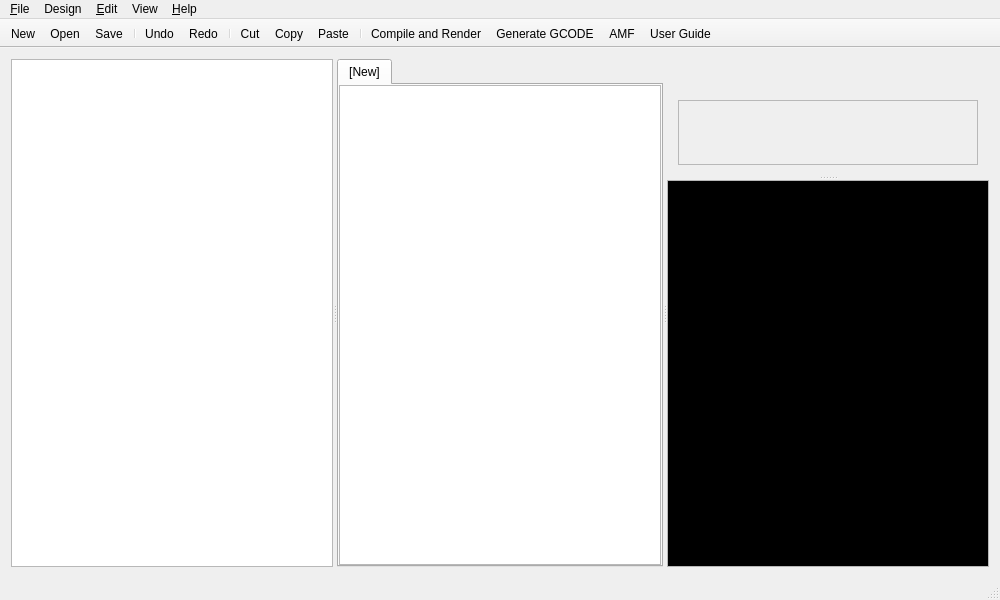
<?xml version="1.0" encoding="UTF-8"?>
<ui version="4.0">
 <class>MainWindow</class>
 <widget class="QMainWindow" name="MainWindow">
  <property name="geometry">
   <rect>
    <x>0</x>
    <y>0</y>
    <width>1000</width>
    <height>600</height>
   </rect>
  </property>
  <property name="windowTitle">
   <string>RapCAD</string>
  </property>
  <widget class="QWidget" name="centralWidget">
   <layout class="QHBoxLayout" name="horizontalLayout">
    <item>
     <widget class="QSplitter" name="vSplitter">
      <property name="orientation">
       <enum>Qt::Horizontal</enum>
      </property>
      <widget class="QTreeView" name="treeView"/>
      <widget class="QTabWidget" name="tabWidget">
       <property name="tabShape">
        <enum>QTabWidget::Rounded</enum>
       </property>
       <property name="tabsClosable">
        <bool>false</bool>
       </property>
       <property name="movable">
        <bool>false</bool>
       </property>
       <widget class="CodeEditor" name="scriptEditor">
        <property name="tabStopWidth">
         <number>40</number>
        </property>
        <attribute name="title">
         <string>[New]</string>
        </attribute>
       </widget>
      </widget>
      <widget class="QSplitter" name="hSplitter">
       <property name="orientation">
        <enum>Qt::Vertical</enum>
       </property>
       <widget class="QWidget" name="verticalLayoutWidget">
        <layout class="QVBoxLayout" name="verticalLayout">
         <item>
          <spacer name="verticalSpacer">
           <property name="orientation">
            <enum>Qt::Vertical</enum>
           </property>
           <property name="sizeType">
            <enum>QSizePolicy::Fixed</enum>
           </property>
           <property name="sizeHint" stdset="0">
            <size>
             <width>0</width>
             <height>30</height>
            </size>
           </property>
          </spacer>
         </item>
         <item>
          <widget class="QFrame" name="frame">
           <property name="frameShape">
            <enum>QFrame::StyledPanel</enum>
           </property>
           <property name="frameShadow">
            <enum>QFrame::Raised</enum>
           </property>
           <layout class="QHBoxLayout" name="horizontalLayout_2">
            <property name="leftMargin">
             <number>2</number>
            </property>
            <property name="topMargin">
             <number>2</number>
            </property>
            <property name="rightMargin">
             <number>2</number>
            </property>
            <property name="bottomMargin">
             <number>2</number>
            </property>
            <item>
             <widget class="GLView" name="view" native="true"/>
            </item>
           </layout>
          </widget>
         </item>
        </layout>
       </widget>
       <widget class="Console" name="console">
        <property name="palette">
         <palette>
          <active>
           <colorrole role="Text">
            <brush brushstyle="SolidPattern">
             <color alpha="255">
              <red>255</red>
              <green>255</green>
              <blue>255</blue>
             </color>
            </brush>
           </colorrole>
           <colorrole role="Base">
            <brush brushstyle="SolidPattern">
             <color alpha="255">
              <red>0</red>
              <green>0</green>
              <blue>0</blue>
             </color>
            </brush>
           </colorrole>
          </active>
          <inactive>
           <colorrole role="Text">
            <brush brushstyle="SolidPattern">
             <color alpha="255">
              <red>255</red>
              <green>255</green>
              <blue>255</blue>
             </color>
            </brush>
           </colorrole>
           <colorrole role="Base">
            <brush brushstyle="SolidPattern">
             <color alpha="255">
              <red>0</red>
              <green>0</green>
              <blue>0</blue>
             </color>
            </brush>
           </colorrole>
          </inactive>
          <disabled>
           <colorrole role="Text">
            <brush brushstyle="SolidPattern">
             <color alpha="255">
              <red>159</red>
              <green>158</green>
              <blue>158</blue>
             </color>
            </brush>
           </colorrole>
           <colorrole role="Base">
            <brush brushstyle="SolidPattern">
             <color alpha="255">
              <red>255</red>
              <green>255</green>
              <blue>255</blue>
             </color>
            </brush>
           </colorrole>
          </disabled>
         </palette>
        </property>
       </widget>
      </widget>
     </widget>
    </item>
   </layout>
  </widget>
  <widget class="QMenuBar" name="menuBar">
   <property name="geometry">
    <rect>
     <x>0</x>
     <y>0</y>
     <width>1000</width>
     <height>25</height>
    </rect>
   </property>
   <widget class="QMenu" name="menuFile">
    <property name="title">
     <string>&amp;File</string>
    </property>
    <widget class="QMenu" name="menuExport">
     <property name="title">
      <string>Export</string>
     </property>
     <addaction name="actionExportAsciiSTL"/>
     <addaction name="actionExportOBJ"/>
     <addaction name="actionExportVRML"/>
     <addaction name="actionExportAMF"/>
     <addaction name="actionExport3MF"/>
     <addaction name="actionExportOFF"/>
     <addaction name="actionExportNEF"/>
     <addaction name="actionExportImage"/>
     <addaction name="actionExportSVG"/>
     <addaction name="actionExportCSG"/>
    </widget>
    <addaction name="actionNew"/>
    <addaction name="actionOpen"/>
    <addaction name="separator"/>
    <addaction name="actionSave"/>
    <addaction name="actionSaveAs"/>
    <addaction name="actionSaveAll"/>
    <addaction name="separator"/>
    <addaction name="menuExport"/>
    <addaction name="separator"/>
    <addaction name="actionClose"/>
    <addaction name="actionQuit"/>
   </widget>
   <widget class="QMenu" name="menu_Edit">
    <property name="title">
     <string>&amp;Edit</string>
    </property>
    <addaction name="actionUndo"/>
    <addaction name="actionRedo"/>
    <addaction name="separator"/>
    <addaction name="actionCut"/>
    <addaction name="actionCopy"/>
    <addaction name="actionPaste"/>
    <addaction name="separator"/>
    <addaction name="actionPreferences"/>
   </widget>
   <widget class="QMenu" name="menuDesign">
    <property name="title">
     <string>Design</string>
    </property>
    <addaction name="actionCompileAndRender"/>
    <addaction name="actionGenerateGcode"/>
    <addaction name="actionShowBuiltins"/>
    <addaction name="actionEnableCaches"/>
    <addaction name="actionFlushCaches"/>
   </widget>
   <widget class="QMenu" name="menuView">
    <property name="title">
     <string>View</string>
    </property>
    <addaction name="actionShowEdges"/>
    <addaction name="actionShowAxes"/>
    <addaction name="actionShowRulers"/>
    <addaction name="actionShowBase"/>
    <addaction name="actionShowPrintArea"/>
    <addaction name="actionSkeleton"/>
    <addaction name="separator"/>
    <addaction name="actionShowEditor"/>
    <addaction name="actionShowConsole"/>
    <addaction name="actionShowProjects"/>
    <addaction name="separator"/>
    <addaction name="actionTop"/>
    <addaction name="actionBottom"/>
    <addaction name="actionLeft"/>
    <addaction name="actionRight"/>
    <addaction name="actionFront"/>
    <addaction name="actionBack"/>
    <addaction name="actionDefaultView"/>
    <addaction name="separator"/>
    <addaction name="actionSetViewport"/>
   </widget>
   <widget class="QMenu" name="menuHelp">
    <property name="title">
     <string>&amp;Help</string>
    </property>
    <addaction name="actionAbout"/>
    <addaction name="actionAboutQt"/>
    <addaction name="actionUserGuide"/>
   </widget>
   <addaction name="menuFile"/>
   <addaction name="menuDesign"/>
   <addaction name="menu_Edit"/>
   <addaction name="menuView"/>
   <addaction name="menuHelp"/>
  </widget>
  <widget class="QToolBar" name="mainToolBar">
   <property name="movable">
    <bool>false</bool>
   </property>
   <property name="floatable">
    <bool>false</bool>
   </property>
   <attribute name="toolBarArea">
    <enum>TopToolBarArea</enum>
   </attribute>
   <attribute name="toolBarBreak">
    <bool>false</bool>
   </attribute>
   <addaction name="actionNew"/>
   <addaction name="actionOpen"/>
   <addaction name="actionSave"/>
   <addaction name="separator"/>
   <addaction name="actionUndo"/>
   <addaction name="actionRedo"/>
   <addaction name="separator"/>
   <addaction name="actionCut"/>
   <addaction name="actionCopy"/>
   <addaction name="actionPaste"/>
   <addaction name="separator"/>
   <addaction name="actionCompileAndRender"/>
   <addaction name="actionGenerateGcode"/>
   <addaction name="actionExportAMF"/>
   <addaction name="actionUserGuide"/>
  </widget>
  <widget class="QStatusBar" name="statusBar"/>
  <action name="actionNew">
   <property name="icon">
    <iconset theme="document-new">
     <normaloff/>
    </iconset>
   </property>
   <property name="text">
    <string>&amp;New</string>
   </property>
   <property name="toolTip">
    <string>Create a new RapCAD document.</string>
   </property>
   <property name="shortcut">
    <string>Ctrl+N</string>
   </property>
   <property name="iconVisibleInMenu">
    <bool>true</bool>
   </property>
  </action>
  <action name="actionOpen">
   <property name="icon">
    <iconset theme="document-open">
     <normaloff/>
    </iconset>
   </property>
   <property name="text">
    <string>&amp;Open...</string>
   </property>
   <property name="iconText">
    <string>Open</string>
   </property>
   <property name="toolTip">
    <string>Open an existing RapCAD document.</string>
   </property>
   <property name="shortcut">
    <string>Ctrl+O</string>
   </property>
   <property name="iconVisibleInMenu">
    <bool>true</bool>
   </property>
  </action>
  <action name="actionClose">
   <property name="icon">
    <iconset theme="window-close">
     <normaloff/>
    </iconset>
   </property>
   <property name="text">
    <string>&amp;Close</string>
   </property>
   <property name="toolTip">
    <string>Close the current document.</string>
   </property>
   <property name="shortcut">
    <string>Ctrl+W</string>
   </property>
   <property name="iconVisibleInMenu">
    <bool>true</bool>
   </property>
  </action>
  <action name="actionSave">
   <property name="icon">
    <iconset theme="document-save">
     <normaloff/>
    </iconset>
   </property>
   <property name="text">
    <string>&amp;Save</string>
   </property>
   <property name="toolTip">
    <string>Save the current document.</string>
   </property>
   <property name="shortcut">
    <string>Ctrl+S</string>
   </property>
   <property name="iconVisibleInMenu">
    <bool>true</bool>
   </property>
  </action>
  <action name="actionSaveAs">
   <property name="icon">
    <iconset theme="document-save-as">
     <normaloff/>
    </iconset>
   </property>
   <property name="text">
    <string>Save &amp;As...</string>
   </property>
   <property name="toolTip">
    <string>Save the current document with a new file name.</string>
   </property>
   <property name="shortcut">
    <string>Ctrl+Shift+S</string>
   </property>
   <property name="iconVisibleInMenu">
    <bool>true</bool>
   </property>
  </action>
  <action name="actionQuit">
   <property name="icon">
    <iconset theme="application-exit">
     <normaloff/>
    </iconset>
   </property>
   <property name="text">
    <string>&amp;Quit</string>
   </property>
   <property name="toolTip">
    <string>Quit RapCAD</string>
   </property>
   <property name="shortcut">
    <string>Ctrl+Q</string>
   </property>
   <property name="iconVisibleInMenu">
    <bool>true</bool>
   </property>
  </action>
  <action name="actionUndo">
   <property name="icon">
    <iconset theme="edit-undo">
     <normaloff/>
    </iconset>
   </property>
   <property name="text">
    <string>Undo</string>
   </property>
   <property name="toolTip">
    <string>Undo the last action.</string>
   </property>
   <property name="shortcut">
    <string>Ctrl+Z</string>
   </property>
   <property name="iconVisibleInMenu">
    <bool>true</bool>
   </property>
  </action>
  <action name="actionRedo">
   <property name="icon">
    <iconset theme="edit-redo">
     <normaloff/>
    </iconset>
   </property>
   <property name="text">
    <string>Redo</string>
   </property>
   <property name="toolTip">
    <string>Redo the last undone action.</string>
   </property>
   <property name="shortcut">
    <string>Ctrl+Shift+Z</string>
   </property>
   <property name="iconVisibleInMenu">
    <bool>true</bool>
   </property>
  </action>
  <action name="actionCut">
   <property name="icon">
    <iconset theme="edit-cut">
     <normaloff/>
    </iconset>
   </property>
   <property name="text">
    <string>Cut</string>
   </property>
   <property name="toolTip">
    <string>Cut the selected text.</string>
   </property>
   <property name="shortcut">
    <string>Ctrl+X</string>
   </property>
   <property name="iconVisibleInMenu">
    <bool>true</bool>
   </property>
  </action>
  <action name="actionCopy">
   <property name="icon">
    <iconset theme="edit-copy">
     <normaloff/>
    </iconset>
   </property>
   <property name="text">
    <string>Copy</string>
   </property>
   <property name="toolTip">
    <string>Copy the selected text.</string>
   </property>
   <property name="shortcut">
    <string>Ctrl+C</string>
   </property>
   <property name="iconVisibleInMenu">
    <bool>true</bool>
   </property>
  </action>
  <action name="actionPaste">
   <property name="icon">
    <iconset theme="edit-paste">
     <normaloff/>
    </iconset>
   </property>
   <property name="text">
    <string>&amp;Paste</string>
   </property>
   <property name="toolTip">
    <string>Paste the clipboard text.</string>
   </property>
   <property name="shortcut">
    <string>Ctrl+V</string>
   </property>
   <property name="iconVisibleInMenu">
    <bool>true</bool>
   </property>
  </action>
  <action name="actionCompileAndRender">
   <property name="icon">
    <iconset theme="system-run">
     <normaloff/>
    </iconset>
   </property>
   <property name="text">
    <string>Compile and &amp;Render</string>
   </property>
   <property name="toolTip">
    <string>Compile and Render the current document.</string>
   </property>
   <property name="shortcut">
    <string>F6</string>
   </property>
   <property name="iconVisibleInMenu">
    <bool>true</bool>
   </property>
  </action>
  <action name="actionGenerateGcode">
   <property name="icon">
    <iconset theme="text-x-script">
     <normaloff/>
    </iconset>
   </property>
   <property name="text">
    <string>Generate GCODE</string>
   </property>
   <property name="toolTip">
    <string>Generate GCODE for the current document.</string>
   </property>
   <property name="shortcut">
    <string>F7</string>
   </property>
   <property name="iconVisibleInMenu">
    <bool>true</bool>
   </property>
  </action>
  <action name="actionShowEdges">
   <property name="checkable">
    <bool>true</bool>
   </property>
   <property name="text">
    <string>Show Edges</string>
   </property>
   <property name="shortcut">
    <string>Ctrl+1</string>
   </property>
  </action>
  <action name="actionSkeleton">
   <property name="checkable">
    <bool>true</bool>
   </property>
   <property name="text">
    <string>Skeleton</string>
   </property>
   <property name="shortcut">
    <string>F11</string>
   </property>
  </action>
  <action name="actionShowAxes">
   <property name="checkable">
    <bool>true</bool>
   </property>
   <property name="checked">
    <bool>true</bool>
   </property>
   <property name="text">
    <string>Show Axes</string>
   </property>
   <property name="shortcut">
    <string>Ctrl+2</string>
   </property>
  </action>
  <action name="actionShowBase">
   <property name="checkable">
    <bool>true</bool>
   </property>
   <property name="checked">
    <bool>true</bool>
   </property>
   <property name="text">
    <string>Show Base</string>
   </property>
  </action>
  <action name="actionShowPrintArea">
   <property name="checkable">
    <bool>true</bool>
   </property>
   <property name="checked">
    <bool>true</bool>
   </property>
   <property name="text">
    <string>Show Print Area</string>
   </property>
  </action>
  <action name="actionShowRulers">
   <property name="checkable">
    <bool>true</bool>
   </property>
   <property name="checked">
    <bool>true</bool>
   </property>
   <property name="text">
    <string>Show Rulers</string>
   </property>
  </action>
  <action name="actionPreferences">
   <property name="icon">
    <iconset theme="document-properties">
     <normaloff/>
    </iconset>
   </property>
   <property name="text">
    <string>Preferences</string>
   </property>
   <property name="iconVisibleInMenu">
    <bool>true</bool>
   </property>
  </action>
  <action name="actionExportAsciiSTL">
   <property name="text">
    <string>Ascii STL</string>
   </property>
   <property name="toolTip">
    <string>Export to Ascii STL</string>
   </property>
  </action>
  <action name="actionExportOFF">
   <property name="enabled">
    <bool>true</bool>
   </property>
   <property name="text">
    <string>OFF</string>
   </property>
   <property name="toolTip">
    <string>Export to OFF</string>
   </property>
  </action>
  <action name="actionExportImage">
   <property name="text">
    <string>PNG Image</string>
   </property>
   <property name="toolTip">
    <string>Export to PNG Image</string>
   </property>
  </action>
  <action name="actionShowEditor">
   <property name="checkable">
    <bool>true</bool>
   </property>
   <property name="checked">
    <bool>true</bool>
   </property>
   <property name="text">
    <string>Show Editor</string>
   </property>
  </action>
  <action name="actionShowConsole">
   <property name="checkable">
    <bool>true</bool>
   </property>
   <property name="checked">
    <bool>true</bool>
   </property>
   <property name="text">
    <string>Show Console</string>
   </property>
  </action>
  <action name="actionShowProjects">
   <property name="checkable">
    <bool>true</bool>
   </property>
   <property name="checked">
    <bool>true</bool>
   </property>
   <property name="text">
    <string>Show Projects</string>
   </property>
  </action>
  <action name="actionSetViewport">
   <property name="text">
    <string>Set Default View</string>
   </property>
  </action>
  <action name="actionDefaultView">
   <property name="text">
    <string>Default</string>
   </property>
   <property name="shortcut">
    <string>Ctrl+D</string>
   </property>
  </action>
  <action name="actionTop">
   <property name="text">
    <string>Top</string>
   </property>
   <property name="shortcut">
    <string>Ctrl+4</string>
   </property>
  </action>
  <action name="actionBottom">
   <property name="text">
    <string>Bottom</string>
   </property>
   <property name="shortcut">
    <string>Ctrl+5</string>
   </property>
  </action>
  <action name="actionLeft">
   <property name="text">
    <string>Left</string>
   </property>
   <property name="shortcut">
    <string>Ctrl+6</string>
   </property>
  </action>
  <action name="actionRight">
   <property name="text">
    <string>Right</string>
   </property>
   <property name="shortcut">
    <string>Ctrl+7</string>
   </property>
  </action>
  <action name="actionFront">
   <property name="text">
    <string>Front</string>
   </property>
   <property name="shortcut">
    <string>Ctrl+8</string>
   </property>
  </action>
  <action name="actionBack">
   <property name="text">
    <string>Back</string>
   </property>
   <property name="shortcut">
    <string>Ctrl+9</string>
   </property>
  </action>
  <action name="actionSaveAll">
   <property name="text">
    <string>Save All</string>
   </property>
  </action>
  <action name="actionExportAMF">
   <property name="icon">
    <iconset theme="text-x-generic-template">
     <normaloff/>
    </iconset>
   </property>
   <property name="text">
    <string>AMF</string>
   </property>
   <property name="toolTip">
    <string>Export the current rendering as AMF</string>
   </property>
  </action>
  <action name="actionAbout">
   <property name="icon">
    <iconset theme="help-about">
     <normaloff/>
    </iconset>
   </property>
   <property name="text">
    <string>&amp;About</string>
   </property>
  </action>
  <action name="actionShowBuiltins">
   <property name="icon">
    <iconset theme="package">
     <normaloff/>
    </iconset>
   </property>
   <property name="text">
    <string>Show Builtins</string>
   </property>
   <property name="toolTip">
    <string>Show Built in Function and Module definitions</string>
   </property>
  </action>
  <action name="actionExportCSG">
   <property name="text">
    <string>CSG product</string>
   </property>
   <property name="toolTip">
    <string>CSG product</string>
   </property>
  </action>
  <action name="actionAboutQt">
   <property name="text">
    <string>About &amp;Qt</string>
   </property>
  </action>
  <action name="actionExportOBJ">
   <property name="text">
    <string>OBJ</string>
   </property>
  </action>
  <action name="actionExportVRML">
   <property name="text">
    <string>VRML 2.0</string>
   </property>
  </action>
  <action name="actionUserGuide">
   <property name="icon">
    <iconset theme="help">
     <normaloff/>
    </iconset>
   </property>
   <property name="text">
    <string>User Guide</string>
   </property>
  </action>
  <action name="actionFlushCaches">
   <property name="text">
    <string>Flush Caches</string>
   </property>
   <property name="toolTip">
    <string>Flush the geomtry cache</string>
   </property>
  </action>
  <action name="actionExportNEF">
   <property name="text">
    <string>NEF</string>
   </property>
   <property name="toolTip">
    <string>Export NEF</string>
   </property>
  </action>
  <action name="actionEnableCaches">
   <property name="checkable">
    <bool>true</bool>
   </property>
   <property name="text">
    <string>Enable Caches</string>
   </property>
   <property name="toolTip">
    <string>Enable Caches</string>
   </property>
  </action>
  <action name="actionExport3MF">
   <property name="text">
    <string>3MF</string>
   </property>
  </action>
  <action name="actionExportSVG">
   <property name="text">
    <string>SVG (2D)</string>
   </property>
  </action>
 </widget>
 <layoutdefault spacing="6" margin="11"/>
 <customwidgets>
  <customwidget>
   <class>GLView</class>
   <extends>QWidget</extends>
   <header>ui/glview.h</header>
   <container>1</container>
  </customwidget>
  <customwidget>
   <class>Console</class>
   <extends>QPlainTextEdit</extends>
   <header>ui/console.h</header>
   <container>1</container>
  </customwidget>
  <customwidget>
   <class>CodeEditor</class>
   <extends>QPlainTextEdit</extends>
   <header>ui/codeeditor.h</header>
   <container>1</container>
  </customwidget>
 </customwidgets>
 <resources/>
 <connections/>
</ui>
